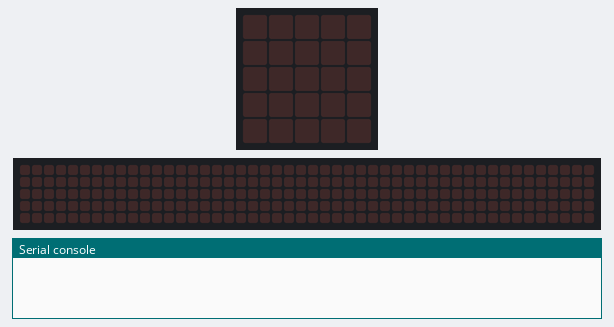
Simulated run of this program. Board: BBC micro:bit running MicroPython. Parts: the board's 5×5 LED display, a strip that is not on the board, showing the scrolling text unrolled, the last lines printed to the serial console. The 48×5 strip is a reading aid, not a part: it shows the text the display is scrolling, unrolled, one strip-width of it at a time.

Above: at 0.1 s.
At 1.22 s:
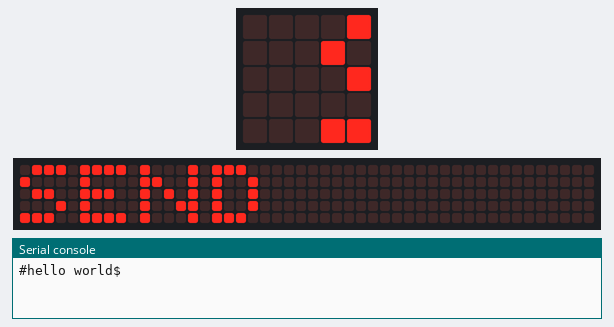
At 1.82 s:
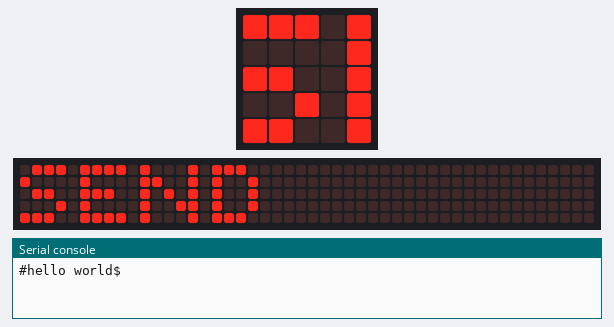
At 2.42 s:
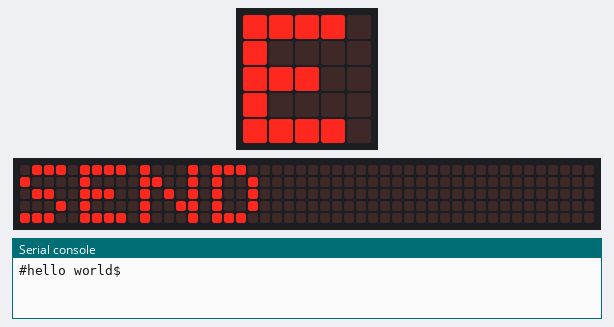
At 3.47 s:
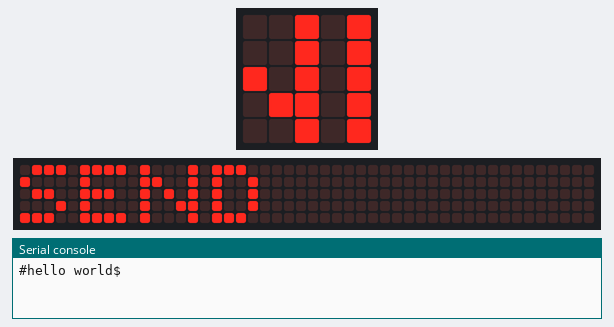
At 4.67 s:
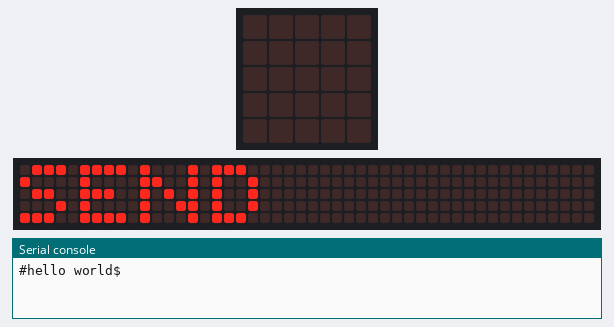

The program:

uartSend.py
```python
# Write your code here :-)
from microbit import *

#radio.config(group = 6969)
#radio.on()

uart.init(baudrate=115200)

counter = 0
while True:
    counter += 1
    if counter >= 100:
        counter = 0

 #       msg_uart = uart.read()
  #      if msg_uart is not None:
   #        msg_str = str(msg_uart, 'UTF-8')
    #       radio.send(msg_str)

     #   msg_radio = radio.receive()
      #  if msg_radio is not None:
       #     uart.write()
        uart.write('#hello world$')
        display.scroll("SEND")

    sleep(10)
```

Measured:
- by itself, everything shown: repeats every 4.8 s, in 26 steps
